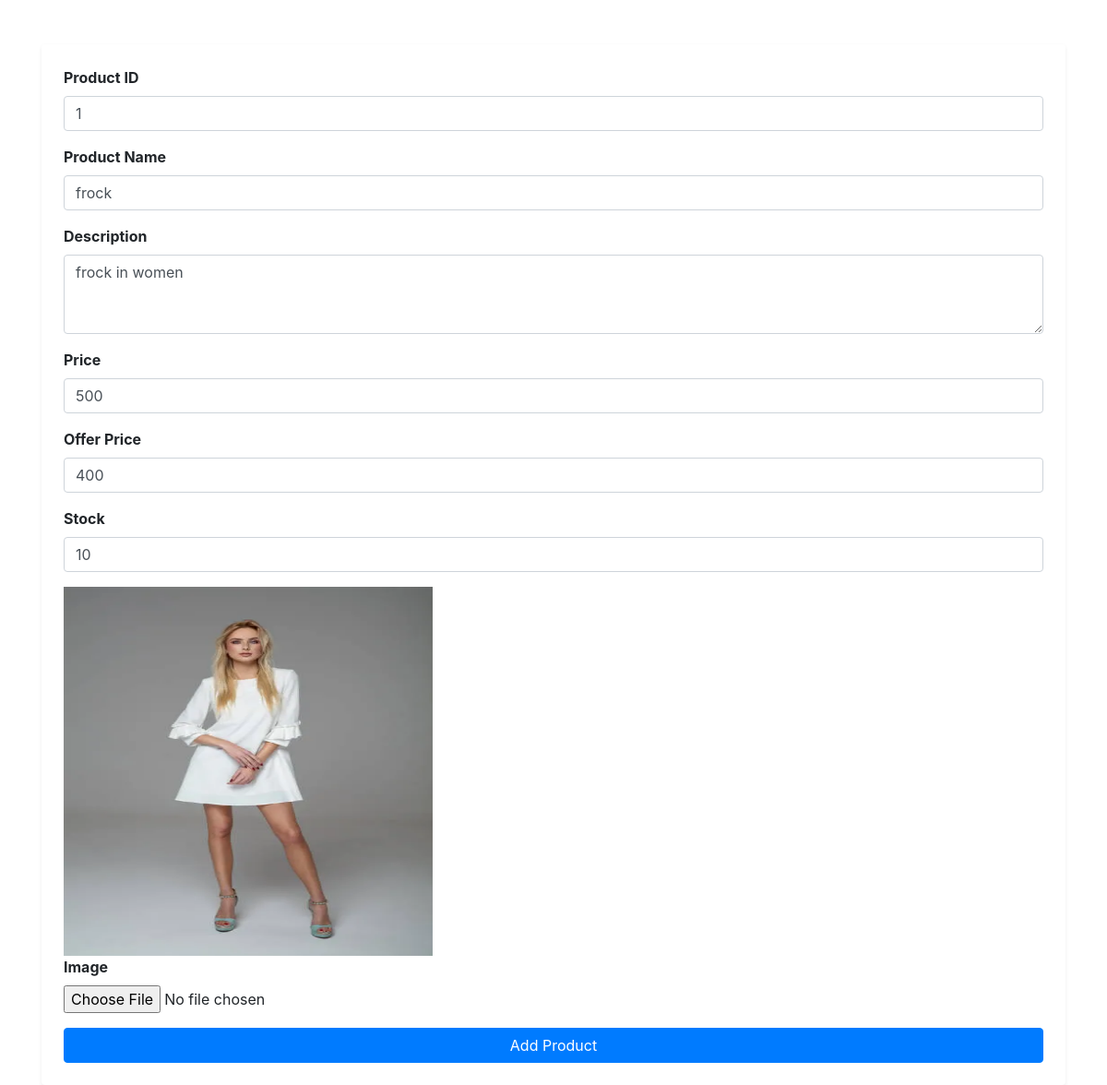
Screenshot of /edit_product/1 with the database file from the repository.
### app/models.py (models this page shows)
class Product(models.Model):
    pid=models.TextField()
    name=models.TextField()
    dis=models.TextField()
    price=models.IntegerField()
    offer_price=models.IntegerField()
    stock=models.IntegerField()
    img=models.FileField()

### app/views.py (the view)
# urls.py: path('edit_product/<pid>',views.edit_product),
def edit_product(req,pid):
    if req.method=='POST':
        p_id=req.POST['pid']
        name=req.POST['name']
        descrip=req.POST['descrip']
        price=req.POST['price']
        off_price=req.POST['off_price']
        stock=req.POST['stock']
        file=req.FILES.get('img')
        if file:
            Product.objects.filter(pk=pid).update(pid=p_id,name=name,dis=descrip,price=price,offer_price=off_price,stock=stock)
            data=Product.objects.get(pk=pid)
            data.img=file
            data.save()
        else:
            Product.objects.filter(pk=pid).update(pid=p_id,name=name,dis=descrip,price=price,offer_price=off_price,stock=stock)
        return redirect(shop_home)
    else:
        data=Product.objects.get(pk=pid)
        return render(req,'shop/edit.html',{'data':data})

### templates/shop/edit.html (shortened to what this page needs)
<!DOCTYPE html>
 <html lang="en">
 <head>
     <link href="https://stackpath.bootstrapcdn.com/bootstrap/4.5.2/css/bootstrap.min.css" rel="stylesheet">
 </head>
 <body>
     <div class="container mt-5">
         <form action="" method="post" class="p-4 shadow-sm bg-white rounded" enctype="multipart/form-data">
             <div class="form-group">
                 <label for="pid"><b>Product ID</b></label>
                 <input type="text" class="form-control" name="pid" id="pid" placeholder="Enter product ID" value="{{data.pid}}">
             </div>
             <div class="form-group">
                 <label for="name"><b>Product Name</b></label>
                 <input type="text" class="form-control" name="name" id="name" placeholder="Enter product name" value="{{data.name}}">
             </div>
             <div class="form-group">
                 <label for="descrip"><b>Description</b></label>
                 <textarea class="form-control" name="descrip" id="descrip" rows="3" placeholder="Enter product description" value="{{data.dis}}">{{data.dis}}</textarea>
             </div>
             <div class="form-group">
                 <label for="price"><b>Price</b></label>
                 <input type="number" class="form-control" name="price" id="price" placeholder="Enter price" value="{{data.price}}">
             </div>
             <div class="form-group">
                 <label for="offer_price"><b>Offer Price</b></label>
                 <input type="number" class="form-control" name="off_price" id="offer_price" placeholder="offer price" value="{{data.offer_price}}">
             </div>
             <div class="form-group">
                 <label for="stock"><b>Stock</b></label>
                 <input type="number" class="form-control" name="stock" id="stock" placeholder="Enter stock quantity" value="{{data.stock}}">
             </div>
             <img src="{{data.img.url}}" alt="" style="width: 400px; height: 400px;">
             <div class="form-group">
                 <label for="image"><b>Image</b></label>
                 <input type="file" class="form-control-file" name="img" id="image">
             </div>
             <button type="submit" class="btn btn-primary btn-block">Add Product</button>
         </form>
     </div>
 </body>
 </html>

### rows the page displays
Product: pid "1", name "frock", descrip "frock in women", price "500", off_price "400", stock "10", img (picture)
